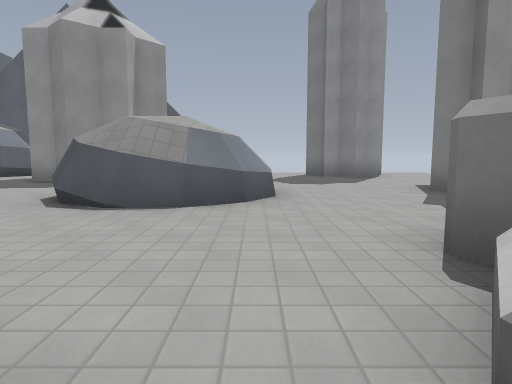
[1] (above)

12 first-person views from a walk through a 3-D level made in the Godot game engine. The camera is 1.2 m above the floor, tilts 6° down and sees 75° across. The floor is counted in squares, 2 m on a side. Each view is taken from the middle of a square. On the plan, view 1 faces up. The plan holds only what a view shows up to about 10 squares ahead; the rest is blank. The place goes on beyond the plan. Surface patterns are stand-ins for the level's own textures.

[2]
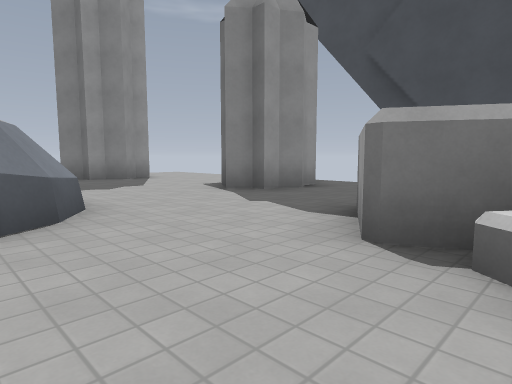

[3]
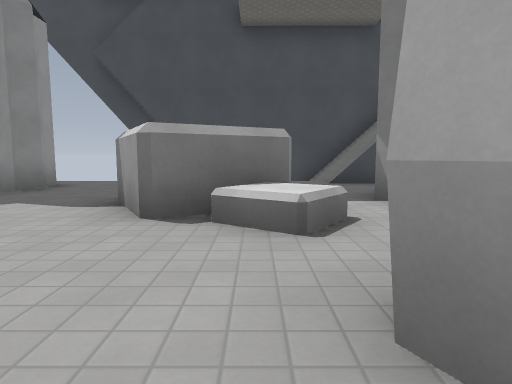

[4]
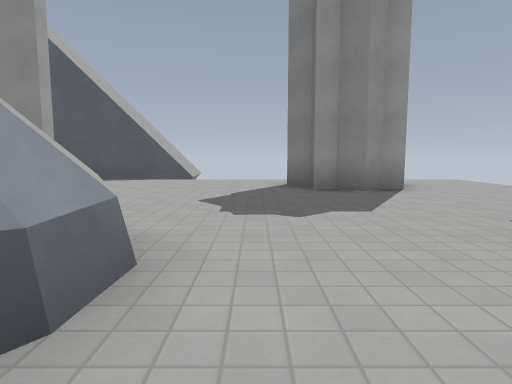

[5]
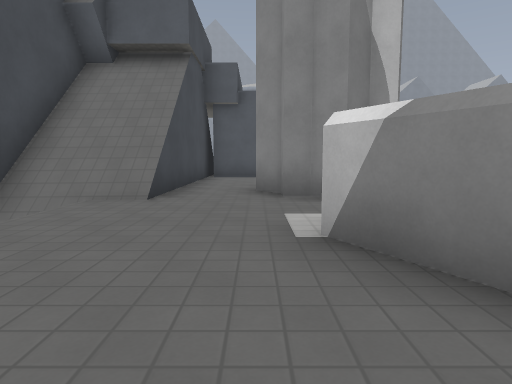

[6]
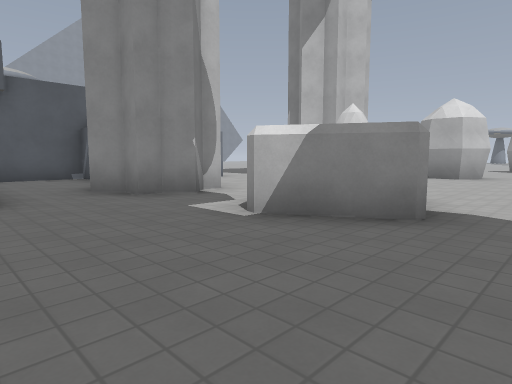

[7]
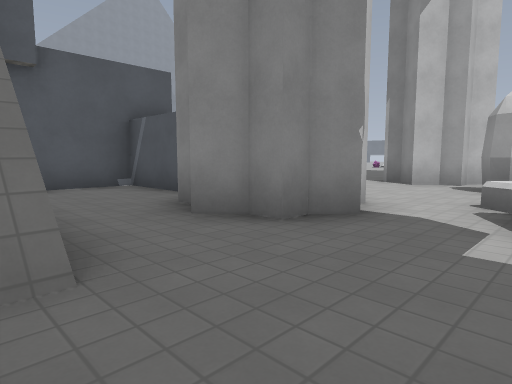

[8]
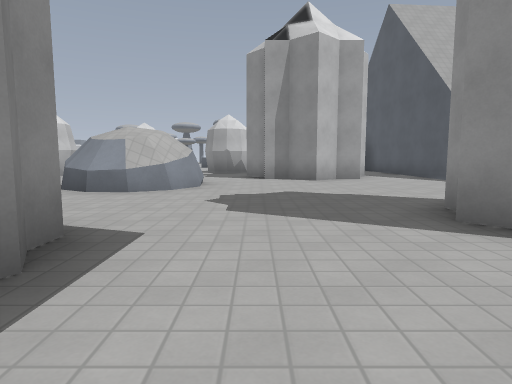

[9]
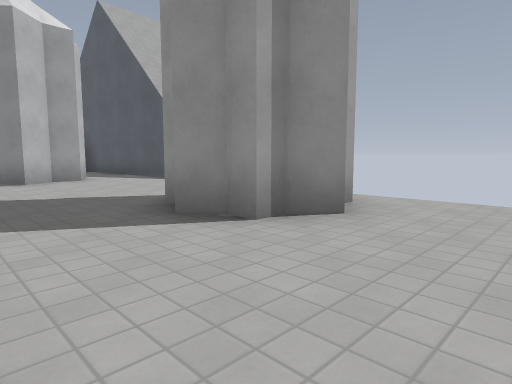

[10]
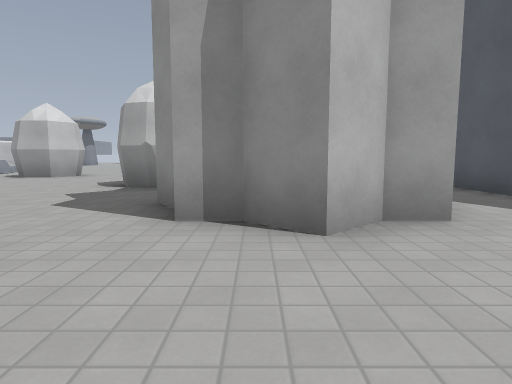

[11]
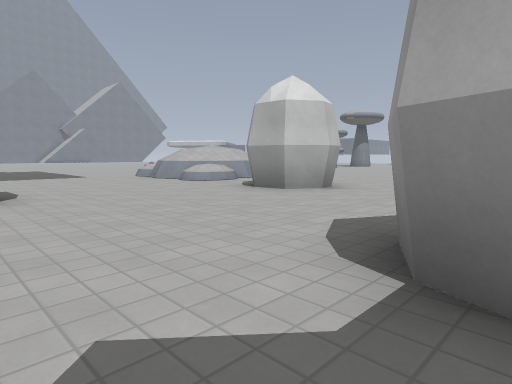

[12]
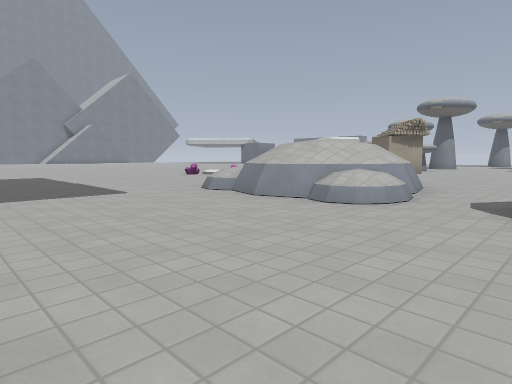

### Floor plan
Key: @ floor where view 1 was taken; # wall or solid block; . main floor; : floor 1.5 m higher than the main floor; + floor 1.75 m higher than the main floor; / step, stairs or slope; = window, fence, low wall or low ledge.
Columns run from 17 left of view 1 to 8 right of it. Each row starts with its distance up from view 1.
 13           ######
 12             ....... #...
 11              #.....###..
 10          #.  ##.....#...
  9           ..###.........
  8            ..#..........
  7           #............
  6         ..#....###...##.
  5       .........###......
  4     ...........##.......
  3    ...##................
  2    ..  #....#......##...
  1  ...........##..../##...
  0 .....==#....    #@=...../#
 -1 ...  +:=....  ##...##..//#
 -2       +=....   #... #..//#
 -3        =....   ...  #..//#
 -4        ....         #..###
 -5       .....         #..#
 -6       .....         ####
 -7       .....
 -8        ....
 -9         ..

Positions as (right, up) in squares from view 1, and headings:
1: (0, 0), facing up
2: (-1, 1), facing up-right
3: (-2, 1), facing right
4: (1, 4), facing up
5: (4, 4), facing down
6: (6, 4), facing down-left
7: (6, 1), facing down-left
8: (6, 8), facing left
9: (6, 8), facing up-left
10: (0, 9), facing left
11: (-5, 7), facing down-left
12: (-6, 2), facing down-left
